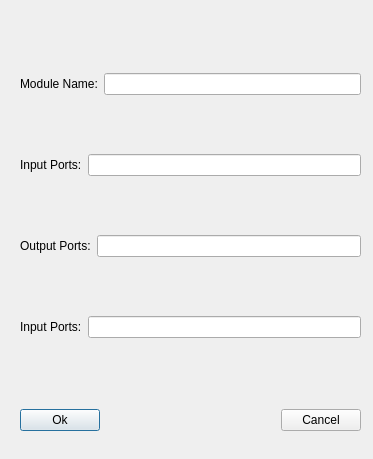
<?xml version="1.0" encoding="UTF-8"?>
<ui version="4.0">
 <class>new_file</class>
 <widget class="QDialog" name="new_file">
  <property name="geometry">
   <rect>
    <x>0</x>
    <y>0</y>
    <width>373</width>
    <height>459</height>
   </rect>
  </property>
  <property name="windowTitle">
   <string>Dialog</string>
  </property>
  <widget class="QWidget" name="verticalLayoutWidget">
   <property name="geometry">
    <rect>
     <x>20</x>
     <y>20</y>
     <width>341</width>
     <height>371</height>
    </rect>
   </property>
   <layout class="QVBoxLayout" name="verticalLayout">
    <property name="sizeConstraint">
     <enum>QLayout::SetDefaultConstraint</enum>
    </property>
    <item>
     <layout class="QHBoxLayout" name="horizontalLayout_5">
      <item>
       <widget class="QLabel" name="label_3">
        <property name="text">
         <string>Module Name:</string>
        </property>
       </widget>
      </item>
      <item>
       <widget class="QLineEdit" name="lineEdit_4"/>
      </item>
     </layout>
    </item>
    <item>
     <layout class="QHBoxLayout" name="horizontalLayout_4">
      <item>
       <widget class="QLabel" name="label_4">
        <property name="text">
         <string>Input Ports:</string>
        </property>
       </widget>
      </item>
      <item>
       <widget class="QLineEdit" name="lineEdit_3"/>
      </item>
     </layout>
    </item>
    <item>
     <layout class="QHBoxLayout" name="horizontalLayout_2">
      <item>
       <widget class="QLabel" name="label_8">
        <property name="text">
         <string>Output Ports:</string>
        </property>
       </widget>
      </item>
      <item>
       <widget class="QLineEdit" name="lineEdit"/>
      </item>
     </layout>
    </item>
    <item>
     <layout class="QHBoxLayout" name="horizontalLayout">
      <item>
       <widget class="QLabel" name="label">
        <property name="text">
         <string>Input Ports:</string>
        </property>
       </widget>
      </item>
      <item>
       <widget class="QLineEdit" name="lineEdit_2"/>
      </item>
     </layout>
    </item>
   </layout>
  </widget>
  <widget class="QWidget" name="horizontalLayoutWidget_3">
   <property name="geometry">
    <rect>
     <x>20</x>
     <y>400</y>
     <width>341</width>
     <height>41</height>
    </rect>
   </property>
   <layout class="QHBoxLayout" name="horizontalLayout_6">
    <item>
     <widget class="QPushButton" name="pushButton_2">
      <property name="text">
       <string>Ok</string>
      </property>
     </widget>
    </item>
    <item>
     <spacer name="horizontalSpacer">
      <property name="orientation">
       <enum>Qt::Horizontal</enum>
      </property>
      <property name="sizeHint" stdset="0">
       <size>
        <width>40</width>
        <height>20</height>
       </size>
      </property>
     </spacer>
    </item>
    <item>
     <widget class="QPushButton" name="pushButton">
      <property name="text">
       <string>Cancel</string>
      </property>
     </widget>
    </item>
   </layout>
  </widget>
 </widget>
 <resources/>
 <connections/>
</ui>
